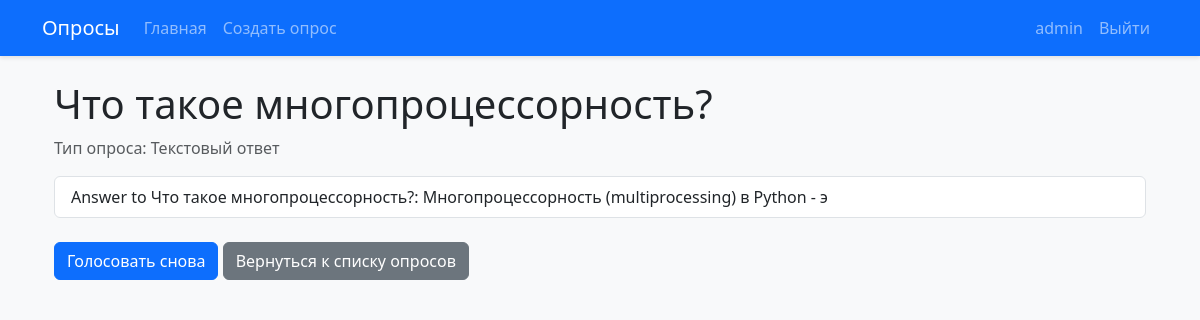
The page /polls/5/results/ (signed in) on the database its author committed.
### polls/models.py (models this page shows, shortened)
class Question(models.Model):
    QUESTION_TYPES = [
        ('single', 'Один вариант ответа'),
        ('multiple', 'Несколько вариантов ответа'),
        ('text', 'Текстовый ответ'),
    ]
    question_text = models.CharField(max_length=200)
    pub_date = models.DateTimeField("date published")
    question_type = models.CharField(
        max_length=10,
        choices=QUESTION_TYPES,
        default='single'
    )

class TextAnswer(models.Model):
    question = models.ForeignKey(Question, on_delete=models.CASCADE)
    answer_text = models.TextField()
    created_at = models.DateTimeField(auto_now_add=True)
    def __str__(self):
        return f"Answer to {self.question.question_text}: {self.answer_text[:50]}"

### polls/views.py (the view)
# urls.py: path('<int:pk>/results/', views.ResultsView.as_view(), name='results'),
class ResultsView(generic.DetailView):
    model = Question
    template_name = "polls/results.html"
    def get_context_data(self, **kwargs):
        context = super().get_context_data(**kwargs)
        if self.object.question_type == 'text':
            context['text_answers'] = self.object.textanswer_set.all().order_by('-created_at')
        return context

### polls/templates/polls/results.html (shortened to what this page needs)
{% extends 'base.html' %}
{% load poll_extras %}
{% block content %}
<div class="container mt-4">
    <h1>{{ question.question_text }}</h1>
    <p class="text-muted">
        Тип опроса:
        {% if question.question_type == 'single' %}
            Один вариант ответа
        {% elif question.question_type == 'multiple' %}
            Несколько вариантов ответа
        {% else %}
            Текстовый ответ
        {% endif %}
    </p>
    {% if question.question_type == 'text' %}
        {% if text_answers %}
            <div class="list-group mt-3">
                {% for answer in text_answers %}
                <div class="list-group-item">
                    {{ answer }}
                </div>
                {% endfor %}
            </div>
        {% else %}
            <p>Пока нет ответов.</p>
        {% endif %}
    {% endif %}
    <div class="mt-4">
        <a href="{% url 'polls:detail' question.id %}" class="btn btn-primary">Голосовать снова</a>
        <a href="{% url 'polls:index' %}" class="btn btn-secondary">Вернуться к списку опросов</a>
    </div>
</div>
{% endblock %}

### templates/base.html (shortened to what this page needs)
<!DOCTYPE html>
<html lang="ru">
<head>
    <link href="https://cdn.jsdelivr.net/npm/bootstrap@5.3.2/dist/css/bootstrap.min.css" rel="stylesheet">
    {% load static %}
    <link rel="stylesheet" href="{% static 'css/style.css' %}">
</head>
<body>
    <nav class="navbar navbar-expand-lg navbar-dark bg-primary mb-4">
        <div class="container">
            <a class="navbar-brand" href="{% url 'polls:index' %}">Опросы</a>
            <div class="collapse navbar-collapse" id="navbarNav">
                <ul class="navbar-nav me-auto">
                    <li class="nav-item">
                        <a class="nav-link" href="{% url 'polls:index' %}">Главная</a>
                    </li>
                    {% if user.is_authenticated %}
                    <li class="nav-item">
                        <a class="nav-link" href="{% url 'polls:create_poll' %}">Создать опрос</a>
                    </li>
                    {% endif %}
                </ul>
                <ul class="navbar-nav">
                    {% if user.is_authenticated %}
                    <li class="nav-item">
                        <span class="nav-link">{{ user.username }}</span>
                    </li>
                    <li class="nav-item">
                        <a class="nav-link" href="{% url 'users:logout' %}">Выйти</a>
                    </li>
                    {% endif %}
                </ul>
            </div>
        </div>
    </nav>
    <div class="container">
        {% block content %}{% endblock %}
    </div>
</body>
</html>

### polls/static/polls/style.css (style rules this page uses)
body { background-color: #f8f9fa; }
.navbar { box-shadow: 0 2px 4px rgba(0, 0, 0, 0.1); }

### rows shown on the page
Question: question_text "Что такое многопроцессорность?"
TextAnswer: question+answer_text "Answer to Что такое многопроцессорность?: Многопроцессорность (multiprocessing) в Python - э"

### other values the page prints
{{ user.username }} "admin"
